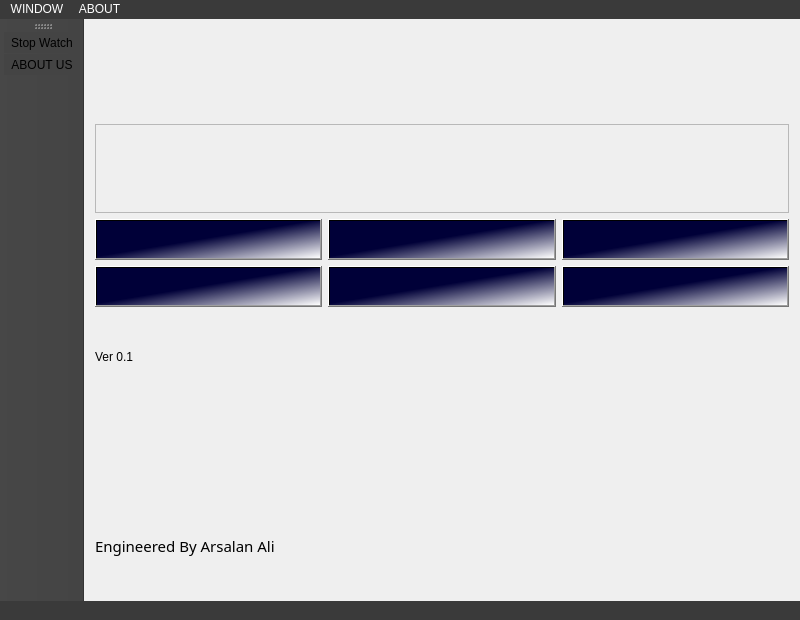
<?xml version="1.0" encoding="UTF-8"?>
<ui version="4.0">
 <class>MroboticlabClass</class>
 <widget class="QMainWindow" name="MroboticlabClass">
  <property name="geometry">
   <rect>
    <x>0</x>
    <y>0</y>
    <width>800</width>
    <height>620</height>
   </rect>
  </property>
  <property name="sizePolicy">
   <sizepolicy hsizetype="MinimumExpanding" vsizetype="MinimumExpanding">
    <horstretch>0</horstretch>
    <verstretch>0</verstretch>
   </sizepolicy>
  </property>
  <property name="font">
   <font>
    <family>Agency FB</family>
    <pointsize>11</pointsize>
    <weight>9</weight>
    <italic>false</italic>
    <bold>false</bold>
   </font>
  </property>
  <property name="windowTitle">
   <string>MINI ROBO FACTORY</string>
  </property>
  <property name="windowOpacity">
   <double>1.000000000000000</double>
  </property>
  <property name="styleSheet">
   <string notr="true">background-color: qlineargradient(spread:pad, x1:0, y1:0, x2:1, y2:1, stop:0.863636 rgba(85, 86, 90, 235), stop:1 rgba(255, 255, 255, 255));
font: 75 11pt &quot;Agency FB&quot;;
color: rgb(255, 255, 255);
label{
 opacity: 0.8;
}
frame{
 opacity: 0.8;
}
BLC{
opacity: 0.5;
}</string>
  </property>
  <widget class="QWidget" name="centralWidget">
   <layout class="QVBoxLayout" name="verticalLayout">
    <item>
     <layout class="QHBoxLayout" name="horizontalLayout_4">
      <item>
       <widget class="QLabel" name="label">
        <property name="styleSheet">
         <string notr="true">background-image: url(:/Mroboticlab/Comsats logo_2.jpg) no-repeat center fixed;
background-size: cover;
opacity:0.8;</string>
        </property>
        <property name="text">
         <string/>
        </property>
       </widget>
      </item>
     </layout>
    </item>
    <item>
     <layout class="QHBoxLayout" name="horizontalLayout">
      <item>
       <widget class="QFrame" name="frame">
        <property name="styleSheet">
         <string notr="true">background-image: url(:/Mroboticlab/Robotic_software_logo.jpg);</string>
        </property>
        <property name="frameShape">
         <enum>QFrame::StyledPanel</enum>
        </property>
        <property name="frameShadow">
         <enum>QFrame::Raised</enum>
        </property>
       </widget>
      </item>
     </layout>
    </item>
    <item>
     <layout class="QGridLayout" name="gridLayout">
      <item row="1" column="1">
       <widget class="QPushButton" name="pushButton_5">
        <property name="sizePolicy">
         <sizepolicy hsizetype="Minimum" vsizetype="Preferred">
          <horstretch>0</horstretch>
          <verstretch>0</verstretch>
         </sizepolicy>
        </property>
        <property name="font">
         <font>
          <family>Agency FB</family>
          <pointsize>11</pointsize>
          <weight>9</weight>
          <italic>false</italic>
          <bold>false</bold>
         </font>
        </property>
        <property name="cursor">
         <cursorShape>PointingHandCursor</cursorShape>
        </property>
        <property name="mouseTracking">
         <bool>true</bool>
        </property>
        <property name="autoFillBackground">
         <bool>false</bool>
        </property>
        <property name="styleSheet">
         <string notr="true">background-color: qlineargradient(spread:pad, x1:0, y1:0, x2:1, y2:1, stop:0.477273 rgba(0, 0, 56, 255), stop:1 rgba(255, 255, 255, 255));</string>
        </property>
        <property name="text">
         <string/>
        </property>
        <property name="icon">
         <iconset resource="mroboticlab.qrc">
          <normaloff>:/Mroboticlab/dumy.jpg</normaloff>:/Mroboticlab/dumy.jpg</iconset>
        </property>
        <property name="iconSize">
         <size>
          <width>230</width>
          <height>130</height>
         </size>
        </property>
        <property name="autoRepeat">
         <bool>false</bool>
        </property>
        <property name="autoExclusive">
         <bool>false</bool>
        </property>
       </widget>
      </item>
      <item row="1" column="0">
       <widget class="QPushButton" name="pushButton_4">
        <property name="sizePolicy">
         <sizepolicy hsizetype="Minimum" vsizetype="Preferred">
          <horstretch>0</horstretch>
          <verstretch>0</verstretch>
         </sizepolicy>
        </property>
        <property name="font">
         <font>
          <family>Agency FB</family>
          <pointsize>11</pointsize>
          <weight>9</weight>
          <italic>false</italic>
          <bold>false</bold>
         </font>
        </property>
        <property name="cursor">
         <cursorShape>PointingHandCursor</cursorShape>
        </property>
        <property name="mouseTracking">
         <bool>true</bool>
        </property>
        <property name="autoFillBackground">
         <bool>false</bool>
        </property>
        <property name="styleSheet">
         <string notr="true">background-color: qlineargradient(spread:pad, x1:0, y1:0, x2:1, y2:1, stop:0.477273 rgba(0, 0, 56, 255), stop:1 rgba(255, 255, 255, 255));</string>
        </property>
        <property name="text">
         <string/>
        </property>
        <property name="icon">
         <iconset resource="mroboticlab.qrc">
          <normaloff>:/Mroboticlab/dumy.jpg</normaloff>:/Mroboticlab/dumy.jpg</iconset>
        </property>
        <property name="iconSize">
         <size>
          <width>230</width>
          <height>130</height>
         </size>
        </property>
        <property name="autoRepeat">
         <bool>false</bool>
        </property>
        <property name="autoExclusive">
         <bool>false</bool>
        </property>
       </widget>
      </item>
      <item row="1" column="2">
       <widget class="QPushButton" name="pushButton_6">
        <property name="sizePolicy">
         <sizepolicy hsizetype="Minimum" vsizetype="Preferred">
          <horstretch>0</horstretch>
          <verstretch>0</verstretch>
         </sizepolicy>
        </property>
        <property name="font">
         <font>
          <family>Agency FB</family>
          <pointsize>11</pointsize>
          <weight>9</weight>
          <italic>false</italic>
          <bold>false</bold>
         </font>
        </property>
        <property name="cursor">
         <cursorShape>PointingHandCursor</cursorShape>
        </property>
        <property name="mouseTracking">
         <bool>true</bool>
        </property>
        <property name="autoFillBackground">
         <bool>false</bool>
        </property>
        <property name="styleSheet">
         <string notr="true">background-color: qlineargradient(spread:pad, x1:0, y1:0, x2:1, y2:1, stop:0.477273 rgba(0, 0, 56, 255), stop:1 rgba(255, 255, 255, 255));</string>
        </property>
        <property name="text">
         <string/>
        </property>
        <property name="icon">
         <iconset resource="mroboticlab.qrc">
          <normaloff>:/Mroboticlab/dumy.jpg</normaloff>:/Mroboticlab/dumy.jpg</iconset>
        </property>
        <property name="iconSize">
         <size>
          <width>230</width>
          <height>130</height>
         </size>
        </property>
        <property name="autoRepeat">
         <bool>false</bool>
        </property>
        <property name="autoExclusive">
         <bool>false</bool>
        </property>
       </widget>
      </item>
      <item row="0" column="0">
       <widget class="QPushButton" name="BLC">
        <property name="sizePolicy">
         <sizepolicy hsizetype="Minimum" vsizetype="Preferred">
          <horstretch>0</horstretch>
          <verstretch>0</verstretch>
         </sizepolicy>
        </property>
        <property name="font">
         <font>
          <family>Agency FB</family>
          <pointsize>11</pointsize>
          <weight>9</weight>
          <italic>false</italic>
          <bold>false</bold>
         </font>
        </property>
        <property name="cursor">
         <cursorShape>PointingHandCursor</cursorShape>
        </property>
        <property name="mouseTracking">
         <bool>true</bool>
        </property>
        <property name="autoFillBackground">
         <bool>false</bool>
        </property>
        <property name="styleSheet">
         <string notr="true">background-color: qlineargradient(spread:pad, x1:0, y1:0, x2:1, y2:1, stop:0.477273 rgba(0, 0, 56, 255), stop:1 rgba(255, 255, 255, 255));</string>
        </property>
        <property name="text">
         <string/>
        </property>
        <property name="icon">
         <iconset resource="mroboticlab.qrc">
          <normaloff>:/Mroboticlab/Remote.jpg</normaloff>:/Mroboticlab/Remote.jpg</iconset>
        </property>
        <property name="iconSize">
         <size>
          <width>230</width>
          <height>130</height>
         </size>
        </property>
        <property name="autoRepeat">
         <bool>false</bool>
        </property>
        <property name="autoExclusive">
         <bool>false</bool>
        </property>
       </widget>
      </item>
      <item row="0" column="2">
       <widget class="QPushButton" name="LFR">
        <property name="sizePolicy">
         <sizepolicy hsizetype="Minimum" vsizetype="Preferred">
          <horstretch>0</horstretch>
          <verstretch>0</verstretch>
         </sizepolicy>
        </property>
        <property name="font">
         <font>
          <family>Agency FB</family>
          <pointsize>11</pointsize>
          <weight>9</weight>
          <italic>false</italic>
          <bold>false</bold>
         </font>
        </property>
        <property name="cursor">
         <cursorShape>PointingHandCursor</cursorShape>
        </property>
        <property name="mouseTracking">
         <bool>true</bool>
        </property>
        <property name="autoFillBackground">
         <bool>false</bool>
        </property>
        <property name="styleSheet">
         <string notr="true">background-color: qlineargradient(spread:pad, x1:0, y1:0, x2:1, y2:1, stop:0.477273 rgba(0, 0, 56, 255), stop:1 rgba(255, 255, 255, 255));</string>
        </property>
        <property name="text">
         <string/>
        </property>
        <property name="icon">
         <iconset resource="mroboticlab.qrc">
          <normaloff>:/Mroboticlab/LRN.jpg</normaloff>:/Mroboticlab/LRN.jpg</iconset>
        </property>
        <property name="iconSize">
         <size>
          <width>230</width>
          <height>130</height>
         </size>
        </property>
        <property name="autoRepeat">
         <bool>false</bool>
        </property>
        <property name="autoExclusive">
         <bool>false</bool>
        </property>
       </widget>
      </item>
      <item row="0" column="1">
       <widget class="QPushButton" name="HFR">
        <property name="sizePolicy">
         <sizepolicy hsizetype="Minimum" vsizetype="Preferred">
          <horstretch>0</horstretch>
          <verstretch>0</verstretch>
         </sizepolicy>
        </property>
        <property name="font">
         <font>
          <family>Agency FB</family>
          <pointsize>11</pointsize>
          <weight>9</weight>
          <italic>false</italic>
          <bold>false</bold>
         </font>
        </property>
        <property name="cursor">
         <cursorShape>PointingHandCursor</cursorShape>
        </property>
        <property name="mouseTracking">
         <bool>true</bool>
        </property>
        <property name="autoFillBackground">
         <bool>false</bool>
        </property>
        <property name="styleSheet">
         <string notr="true">background-color: qlineargradient(spread:pad, x1:0, y1:0, x2:1, y2:1, stop:0.477273 rgba(0, 0, 56, 255), stop:1 rgba(255, 255, 255, 255));</string>
        </property>
        <property name="text">
         <string/>
        </property>
        <property name="icon">
         <iconset resource="mroboticlab.qrc">
          <normaloff>:/Mroboticlab/maxresdefault.jpg</normaloff>:/Mroboticlab/maxresdefault.jpg</iconset>
        </property>
        <property name="iconSize">
         <size>
          <width>232</width>
          <height>130</height>
         </size>
        </property>
        <property name="autoRepeat">
         <bool>false</bool>
        </property>
        <property name="autoExclusive">
         <bool>false</bool>
        </property>
       </widget>
      </item>
     </layout>
    </item>
    <item>
     <widget class="QLabel" name="Version_disp">
      <property name="text">
       <string>Ver 0.1</string>
      </property>
     </widget>
    </item>
    <item>
     <widget class="QWidget" name="display_timedate" native="true">
      <layout class="QHBoxLayout" name="horizontalLayout_3">
       <item>
        <widget class="QLabel" name="display_time">
         <property name="sizePolicy">
          <sizepolicy hsizetype="Maximum" vsizetype="Preferred">
           <horstretch>0</horstretch>
           <verstretch>0</verstretch>
          </sizepolicy>
         </property>
         <property name="text">
          <string/>
         </property>
        </widget>
       </item>
       <item>
        <widget class="QLabel" name="display_date">
         <property name="sizePolicy">
          <sizepolicy hsizetype="Maximum" vsizetype="Preferred">
           <horstretch>0</horstretch>
           <verstretch>0</verstretch>
          </sizepolicy>
         </property>
         <property name="font">
          <font>
           <family>Agency FB</family>
           <pointsize>11</pointsize>
           <weight>9</weight>
           <italic>false</italic>
           <bold>false</bold>
          </font>
         </property>
         <property name="text">
          <string/>
         </property>
        </widget>
       </item>
      </layout>
     </widget>
    </item>
    <item>
     <widget class="QLabel" name="message">
      <property name="font">
       <font>
        <family>Agency FB</family>
        <pointsize>11</pointsize>
        <weight>9</weight>
        <italic>false</italic>
        <bold>false</bold>
       </font>
      </property>
      <property name="text">
       <string>Engineered By Arsalan Ali</string>
      </property>
     </widget>
    </item>
   </layout>
  </widget>
  <widget class="QMenuBar" name="menuBar">
   <property name="geometry">
    <rect>
     <x>0</x>
     <y>0</y>
     <width>800</width>
     <height>24</height>
    </rect>
   </property>
   <property name="autoFillBackground">
    <bool>false</bool>
   </property>
   <property name="styleSheet">
    <string notr="true">color: rgb(255, 255, 255);
background-color: rgb(58, 58, 58);</string>
   </property>
   <property name="defaultUp">
    <bool>false</bool>
   </property>
   <property name="nativeMenuBar">
    <bool>true</bool>
   </property>
   <widget class="QMenu" name="menuWin">
    <property name="styleSheet">
     <string notr="true">background-color: rgb(59, 59, 59);</string>
    </property>
    <property name="title">
     <string>WINDOW</string>
    </property>
    <addaction name="actionStop_Watch"/>
   </widget>
   <widget class="QMenu" name="menuABOUT">
    <property name="title">
     <string>ABOUT</string>
    </property>
    <addaction name="actionABOUT_US"/>
   </widget>
   <addaction name="menuWin"/>
   <addaction name="menuABOUT"/>
  </widget>
  <widget class="QToolBar" name="mainToolBar">
   <property name="styleSheet">
    <string notr="true">background-color: rgb(68, 68, 68);</string>
   </property>
   <property name="orientation">
    <enum>Qt::Vertical</enum>
   </property>
   <attribute name="toolBarArea">
    <enum>LeftToolBarArea</enum>
   </attribute>
   <attribute name="toolBarBreak">
    <bool>false</bool>
   </attribute>
   <addaction name="actionStop_Watch"/>
   <addaction name="actionABOUT_US"/>
  </widget>
  <widget class="QStatusBar" name="statusBar">
   <property name="styleSheet">
    <string notr="true">background-color: rgb(58, 58, 58);
color: rgb(203, 203, 203);</string>
   </property>
   <property name="sizeGripEnabled">
    <bool>false</bool>
   </property>
  </widget>
  <action name="actionStop_Watch">
   <property name="enabled">
    <bool>true</bool>
   </property>
   <property name="icon">
    <iconset resource="mroboticlab.qrc">
     <normaloff>:/Mroboticlab/stopWatch.jpg</normaloff>:/Mroboticlab/stopWatch.jpg</iconset>
   </property>
   <property name="text">
    <string>Stop Watch</string>
   </property>
  </action>
  <action name="actionABOUT_US">
   <property name="icon">
    <iconset resource="mroboticlab.qrc">
     <normaloff>:/Mroboticlab/png-clipart-about-us-logo-business-logo-company-brand-service-icon-about-us-hd-miscellaneous-blue_dark.png</normaloff>:/Mroboticlab/png-clipart-about-us-logo-business-logo-company-brand-service-icon-about-us-hd-miscellaneous-blue_dark.png</iconset>
   </property>
   <property name="text">
    <string>ABOUT US</string>
   </property>
  </action>
 </widget>
 <layoutdefault spacing="6" margin="11"/>
 <resources>
  <include location="mroboticlab.qrc"/>
 </resources>
 <connections/>
</ui>
